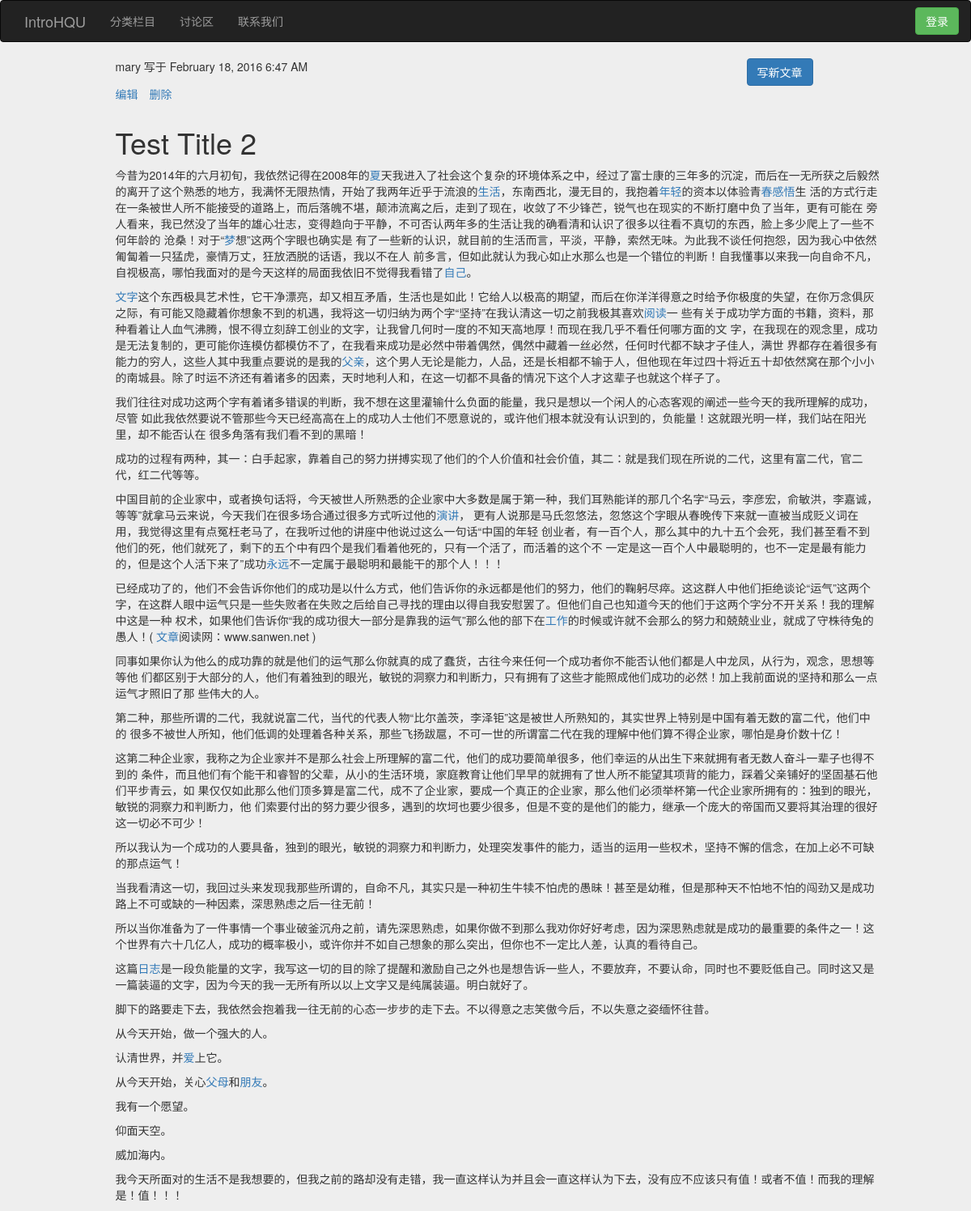
/show_passage?id=2, run on the app's committed database.
### app/models.py (models this page shows, shortened)
class User(UserMixin, db.Model):
    __tablename__ = "users"
    id = db.Column(db.Integer, primary_key=True)
    email = db.Column(db.String(64), unique=True, index=True)
    username = db.Column(db.Unicode(64), unique=True, index=True)
    password_hash = db.Column(db.String(128))
    admin_permission = db.Column(db.Boolean, default=False)
    passages = db.relationship("Passage", backref="author", lazy="dynamic")
    @property
    def password(self, password):
        raise AttributeError("password is not a readable attribute")

class Passage(db.Model):
    __tablename__ = "passages"
    id = db.Column(db.Integer, primary_key=True)
    title = db.Column(db.UnicodeText)
    body = db.Column(db.UnicodeText)
    body_html = db.Column(db.UnicodeText)
    timestamp = db.Column(db.DateTime, index=True, default=datetime.utcnow)
    author_id = db.Column(db.Integer, db.ForeignKey("users.id"))

### app/main/views.py (the view)
@main.route("/show_passage")
def show_passage():
    passage_id = request.args.get("id")
    passage = Passage.query.get_or_404(int(passage_id))
    return render_template("main/show_passage.html", passage=passage)

### app/templates/main/show_passage.html (shortened to what this page needs)
{% extends "base.html" %}
{% block content %}
<div class="container">
    <div class="row">
        <div class="col-md-offset-1 col-md-6">
            <p>{{ passage.author.username }} 写于 {{ moment(passage.timestamp).format("LLL") }}</p>
        </div>
        <div class="col-md-offset-2 col-md-2">
            <a class="btn btn-primary" href="{{ url_for("editor.edit_passage") }}">写新文章</a>
        </div>
    </div>
    <div class="row">
        <div class="col-md-offset-1 col-md-10">
            <ul class="list-inline">
                <li><a href="{{ url_for("editor.review_passage", id=passage.id) }}">编辑</a></li>
                <li><a href="{{ url_for("editor.delete_passage", id=passage.id) }}">删除</a></li>
            </ul>
        </div>
    </div>
    <div class="row">
        <div class="col-md-offset-1 col-md-10">
            <h1>{{ passage.title }}</h1>
        </div>
    </div>
    <div class="row">
        <div class="col-md-offset-1 col-md-10">
            {{ passage.body_html | safe }}
        </div>
    </div>
</div>
{% endblock %}

### app/static/custom/main.css (style rules this page uses)
body { background-color: #eee; }

### data on the page
User: author.username "mary"
Passage: timestamp "February 18, 2016 6:47 AM", title "Test Title 2", body_html "今昔为2014年的六月初旬，我依然记得在2008年的 夏 天我进入了社会这个复杂的环境体系之中，经过了富士康的三年多的沉淀，而后在一无所获之后毅然的离开了这个熟悉的地方，我满怀无限热情，开始了我两年近乎于流浪的 生活 ，东南西北，漫无目的，我抱着 年轻 的资本以体验青 春 感悟 生 活的方式行走在一条被世人所不能接受的道路上，而后落魄不堪，颠沛流离之后，走到了现在，收敛了不少锋芒，锐气也在现实的不断打磨中负了当年，更有可能在 旁人看来，我已然没了当年的雄心壮志，变得趋向于平静，不可否认两年多的生活让我的确看清和认识了很多以往看不真切的东西，脸上多少爬上了一些不何年龄的 沧桑！对于“ 梦 想”这两个字眼也确实是 有了一些新的认识，就目前的生活而言，平淡，平静，索然无味。为此我不谈任何抱怨，因为我心中依然匍匐着一只猛虎，豪情万丈，狂放洒脱的话语，我以不在人 前多言，但如此就认为我心如止水那么也是一个错位的判断！自我懂事以来我一向自命不凡，自视极高，哪怕我面对的是今天这样的局面我依旧不觉得我看错了 自己 。 文字 这个东西极具艺术性，它干净漂亮，却又相互矛盾，生活也是如此！它给人以极高的期望，而后在你洋洋得意之时给予你极度的失望，在你万念俱灰之际，有可能又隐藏着你想象不到的机遇，我将这一切归纳为两个字“坚持”在我认清这一切之前我极其喜欢 阅读 一 些有关于成功学方面的书籍，资料，那种看着让人血气沸腾，恨不得立刻辞工创业的文字，让我曾几何时一度的不知天高地厚！而现在我几乎不看任何哪方面的文…"
